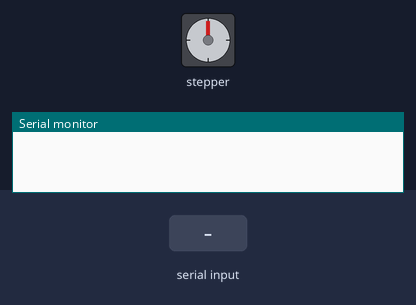
Recording of a sketch running on a simulated Arduino Uno, built with avr-gcc and run on an emulated ATmega328P. On the bench: stepper motor, the last lines printed to the serial monitor. The test bench sets the inputs (shaded band). Stepper angles assume 200 steps per turn.

Above: at 1.2 s.
1.3 s: "90,45,200\n" received over Serial
At 2.11 s:
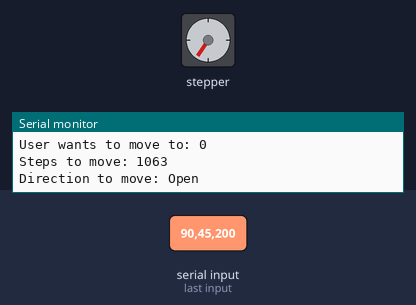
At 4.1 s:
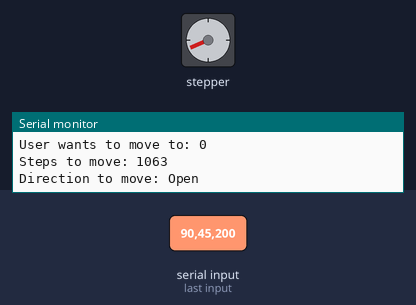
4.3 s: "1\n" received over Serial
5.8 s: "2\n" received over Serial
Timing chart, 0 to 8.8 s (numbered marks = the images above; inputs shaded):
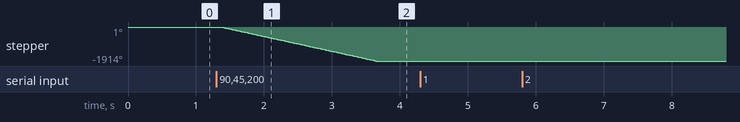

Measured:
- after the input at 1.3 s, stepper: turns 1914° counter-clockwise in 2.3 s, starting after 0.06 s

The sketch:

Curtains.ino
```cpp
#include <Wire.h>
#include <Adafruit_MotorShield.h>

Adafruit_MotorShield AFMS = Adafruit_MotorShield(); // Create the motor shield object with the default I2C address
Adafruit_StepperMotor *myMotor = AFMS.getStepper(200, 2); // Connect a stepper motor with 200 steps per revolution to motor port #2 (M3 and M4)

int fullsteps = 1063; // Number of steps for full open/close
int positioninsteps = fullsteps; // Starts off assuming fully closed position

unsigned long dayInMillis = 86400000; // 24 * 60 * 60 * 1000

boolean alarmSet = false; // Starts off with no alarm set
unsigned long openModulo;
unsigned long closeModulo;

void setup() {
  Serial.begin(9600); // set up Serial library at 9600 bps
  Serial.setTimeout(10); // Set the serial timeout to 1/100th of the standard
  AFMS.begin();  // create with the default frequency 1.6KHz
  myMotor->setSpeed(150);  // rpm
}

// Main loop checks time for alarm open/close and checks for serial input.
// Valid input is:
//   0,x where x is a integer percentage of how closed the curtains should be
//   0,hh:mm,hh:mm,hh:mm where the first time is now, the second time is open and the third time is close

void loop() {

  if (alarmSet) { // Check if alarm is set
    unsigned long millisModulo = millis() % 86400000; // Get time past time switched on, discard any days
    if (millisModulo == openModulo) { // Check if time since switched on is open alarm time
      Serial.println("Open Alarm!");
      myMotor->setSpeed(60);  // rpm
      moveToPosition(0); // Open
      myMotor->setSpeed(150);  // rpm
    } else if (millisModulo == closeModulo) { // Check if time since switched on is close alarm time
      Serial.println("Close Alarm!");
      myMotor->setSpeed(60);  // rpm
      moveToPosition(fullsteps); //Close
      myMotor->setSpeed(150);  // rpm
    }
  }

  while (Serial.available() > 0) { // Check if there is data to read from the serial input
    int function = Serial.parseInt(); // Get the first number (function number)
    if (function == 0) { // Set curtain position

      int percentage = Serial.parseInt(); //Get desired curtain position in percent
      if (percentage > 100) { //Make sure number is between 0 and 100, if not sanitise it
        percentage = 100;
      } else if (percentage < 0) {
        percentage = 0;
      }

      int percentageinsteps = fullsteps * (percentage / 100.0); // Figure out how many steps from open that percentage is
      moveToPosition(percentageinsteps); // Move the curtains to that position

    } else if (function ==1) { // Set the alarm

      unsigned long nowMillisSinceMidnight = millisSinceMidnight(Serial.parseInt(), Serial.parseInt()); // Get the time now in milliseconds since midnight
      unsigned long openMillisSinceMidnight = millisSinceMidnight(Serial.parseInt(), Serial.parseInt()); // Get the open alarm time in milliseconds since midnight
      unsigned long closeMillisSinceMidnight = millisSinceMidnight(Serial.parseInt(), Serial.parseInt()); // Get the close alarm time in milliseconds since midnight

      Serial.print("Time now in ms is: ");
      Serial.println(nowMillisSinceMidnight);
      Serial.print("Open time in ms is: ");
      Serial.println(openMillisSinceMidnight);
      Serial.print("Close time in ms is: ");
      Serial.println(closeMillisSinceMidnight);

      unsigned long openFromNowMillis = millisFromUntil(nowMillisSinceMidnight, openMillisSinceMidnight); // Get the open alarm time in milliseconds from now
      unsigned long closeFromNowMillis = millisFromUntil(nowMillisSinceMidnight, closeMillisSinceMidnight); // Get the close alarm time in milliseconds from now

      Serial.print("Open time in from now ms is: ");
      Serial.println(openFromNowMillis);
      Serial.print("Close time in from now ms is: ");
      Serial.println(closeFromNowMillis);

      unsigned long now = millis(); // Get the time since power cycle in milliseconds

      openModulo = moduloMillis(openFromNowMillis, now); // Get the open alarm time since power cycle, discard any days
      closeModulo = moduloMillis(closeFromNowMillis, now); // Get the close alarm time since power cycle, discard any days

      alarmSet = true; // Turn the alarm on

    } else if (function == 2) { // Set open or closed position
      if (Serial.parseInt() == 0) {
        positioninsteps = 0;
        Serial.println("Resetting position to open");
      } else {
        positioninsteps = fullsteps;
        Serial.println("Resetting position to closed");
      }
    }
  }
}

void moveToPosition(int positionToMoveTo) {
  int directiontomove; // Figure out the direction to move
  if (positionToMoveTo > positioninsteps) {
    directiontomove = FORWARD; // Close curatins
  } else {
    directiontomove = BACKWARD; // Open curtains
  }
  int steps = abs(positioninsteps - positionToMoveTo); // Steps to move

  Serial.println();
  Serial.print("Current position: ");
  Serial.println(positioninsteps);

  Serial.print("User wants to move to: ");
  Serial.println(positionToMoveTo);

  Serial.print("Steps to move: ");
  Serial.println(steps);

  Serial.print("Direction to move: ");
  Serial.println((directiontomove == 1) ? "Close" : "Open");

  myMotor->step(steps, directiontomove, DOUBLE); // Move the curtains
  myMotor->release(); // Release the curtains
  positioninsteps = positionToMoveTo; // Save new position
}

unsigned long millisSinceMidnight(int hours, int mins) { //Get time in milliseconds since midnight
    return ((unsigned long)hours * 60 + mins) * 60 * 1000;
}

unsigned long millisFromUntil(unsigned long from, unsigned long until) { // Get milliseconds from one time until another (second time can be earlier, so would be next day)
  long difference = until - from;
  if (difference < 0) { // Time is next day
    return difference + dayInMillis;
  } else { // Time is later today
    return difference;
  }
}

unsigned long moduloMillis(unsigned long millisFromNow, unsigned long now) { // Get milliseconds for a time since power cycle, discard any days
  return (millisFromNow + now) % dayInMillis;
}
```
